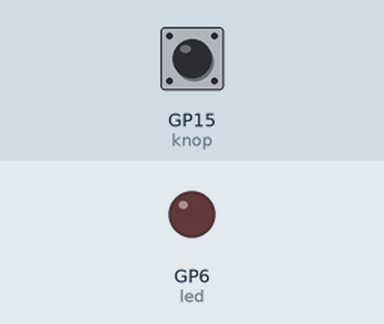
Bench run of a program on a simulated Raspberry Pi Pico running MicroPython. Parts: output pins drawn as LEDs (lit = HIGH). Wiring (from the project's diagram.json): red LED on GP6, button on GP15. Dashed ring = blinking. The test bench sets the inputs (shaded band); at power-on: GP15 (knop) LOW.

Above: at 1.2 s.
1.3 s: GP15 (knop) pulled HIGH for 0.15 s
At 1.45 s:
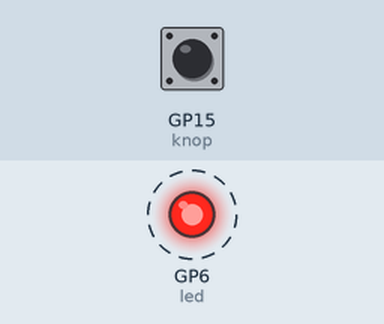
Timing chart, 0 to 8.5 s (numbered marks = the images above; inputs shaded):
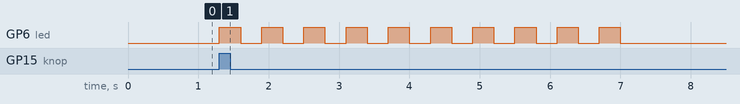

The program:

main.py
```python
from machine import Pin
from time import sleep

knop = Pin(15, Pin.IN)
led = Pin(6, Pin.OUT)

while True:
    if knop.value() == 1:
        for _ in range(10):
            led.on()
            sleep(0.3)
            led.off()
            sleep(0.3)
```

Measured:
- after the input at 1.3 s, GP6 (led): alternates HIGH for 0.30 s and LOW for 0.30 s, 20 changes in all, then stays LOW, starting at once
